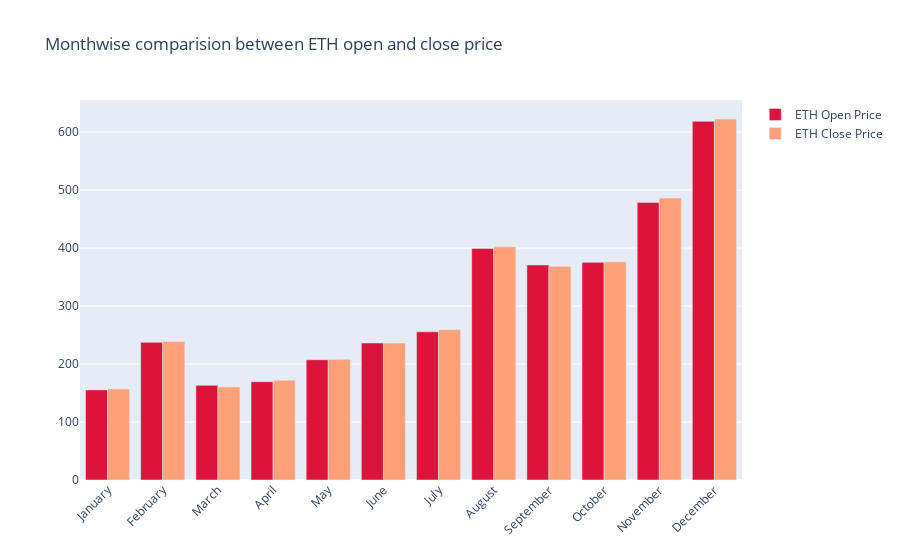

Source (notebook cell):
### Code cell
fig = go.Figure()

fig.add_trace(go.Bar(
    x=monthwise.index,
    y=monthwise['Open'],
    name='ETH Open Price',
    marker_color='crimson'
))
fig.add_trace(go.Bar(
    x=monthwise.index,
    y=monthwise['Close'],
    name='ETH Close Price',
    marker_color='lightsalmon'
))

fig.update_layout(barmode='group', xaxis_tickangle=-45, 
                  title='Monthwise comparision between ETH open and close price')
fig.show()

### Figure 1 — Plotly figure (JSON) as saved in the notebook; plotly's stock layout.template omitted (floating-point values rounded to 4 significant figures)
{"data": [{"marker": {"color": "crimson"}, "name": "ETH Open Price", "type": "bar", "x": ["January", "February", "March", "April", "May", "June", "July", "August", "September", "October", "November", "December"], "y": [155.3, 237.4, 163.2, 169.5, 207.3, 236.3, 255.6, 399.3, 370.9, 375.4, 478.7, 618.5]}, {"marker": {"color": "lightsalmon"}, "name": "ETH Close Price", "type": "bar", "x": ["January", "February", "March", "April", "May", "June", "July", "August", "September", "October", "November", "December"], "y": [157.0, 238.8, 160.4, 171.9, 208.1, 236.2, 259.4, 402.2, 368.4, 376.2, 486.1, 622.5]}], "layout": {"barmode": "group", "title": {"text": "Monthwise comparision between ETH open and close price"}, "xaxis": {"autorange": true, "range": [-0.5, 11.5], "tickangle": -45, "type": "category"}, "yaxis": {"autorange": true, "range": [0, 655.3], "type": "linear"}}}
